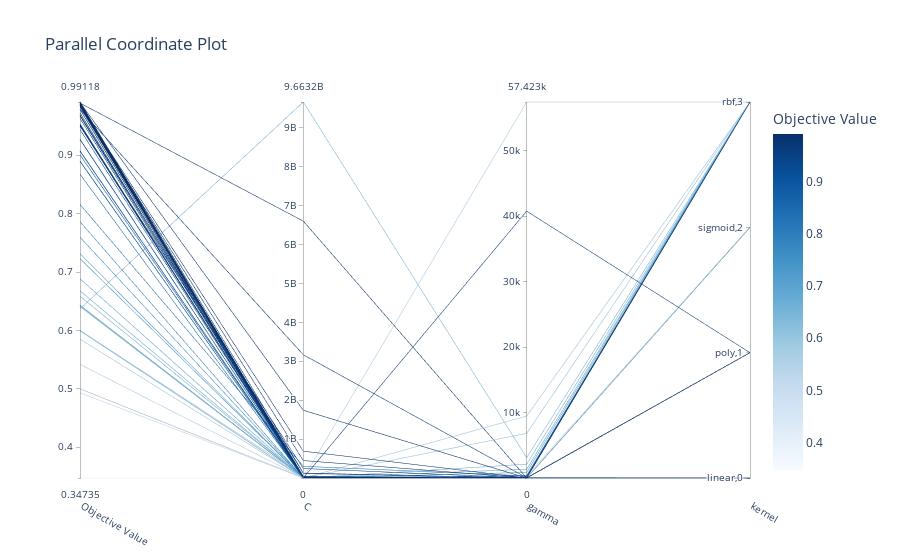

Notebook code cell kept with this figure:
### Code cell
plot_parallel_coordinate(study_SVM)
